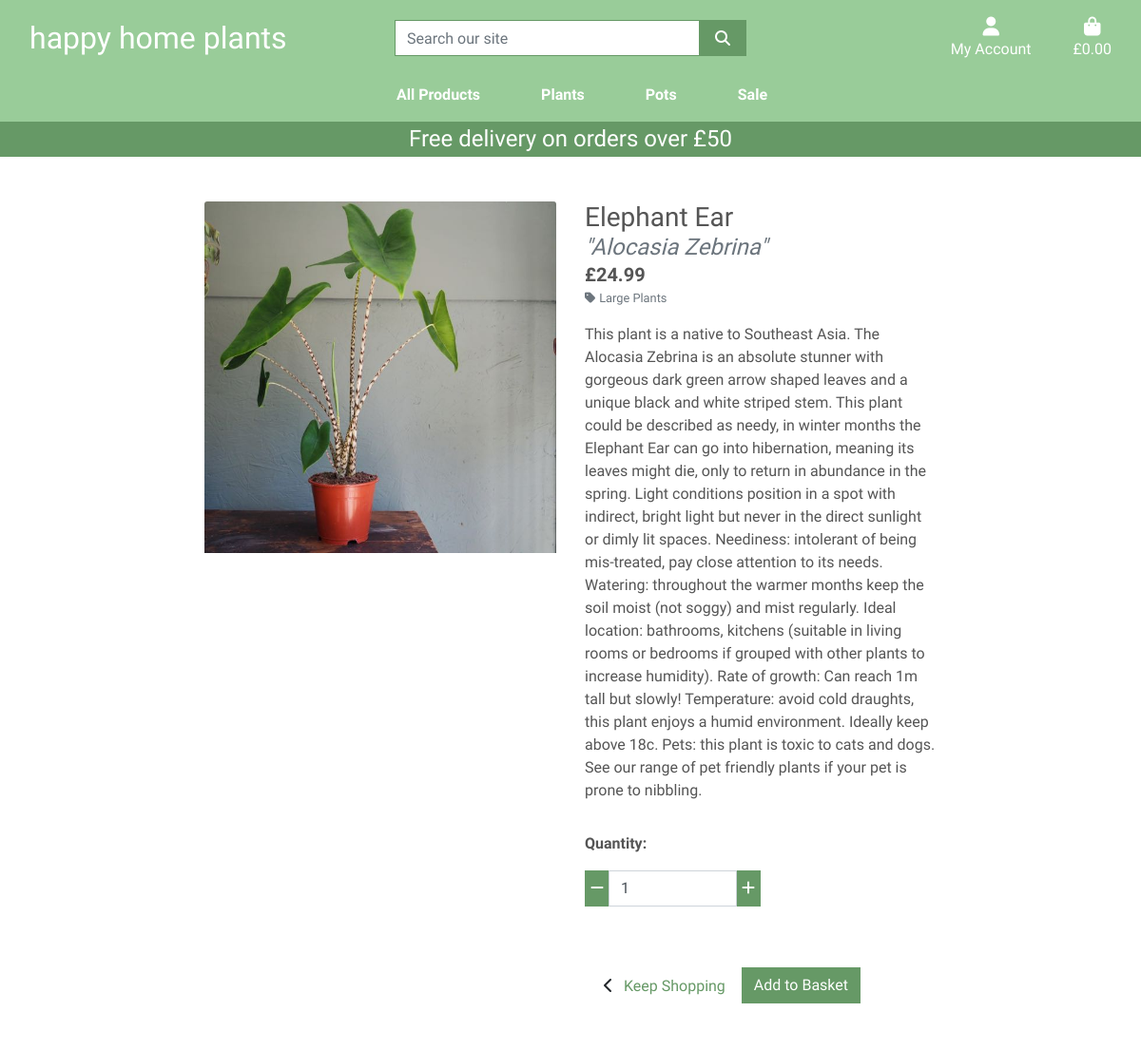
The page /products/1/ on the database its author committed.
### products/models.py (models this page shows, shortened)
class Product(models.Model):
    category = models.ForeignKey(
        'Category', null=True, blank=True, on_delete=models.SET_NULL)
    name = models.CharField(max_length=254)
    friendly_name = models.CharField(max_length=254, null=True, blank=True)
    alternate_name = models.CharField(max_length=254, blank=True)
    price = models.DecimalField(max_digits=6, decimal_places=2)
    description = models.TextField()
    image = models.ImageField(null=True, blank=True)
    image_url = models.URLField(max_length=1024, null=True, blank=True)
    height = models.CharField(max_length=4, null=True, blank=True)

class Category(models.Model):
    class Meta:
        verbose_name_plural = "Categories"
    name = models.CharField(max_length=254)
    friendly_name = models.CharField(max_length=254, null=True, blank=True)

### products/views.py (the view)
# urls.py: path('<int:product_id>/', views.product_detail, name='product_detail'),
def product_detail(request, product_id):
    product = get_object_or_404(Product, pk=product_id)
    context = {
        'product': product,
    }
    return render(request, 'products/product_detail.html', context)

### basket/contexts.py (called while the page is built, shortened)
def basket_contents(request):
    basket_items = []
    total = 0
    product_count = 0
    basket = request.session.get('basket', {})
    if total < settings.FREE_DELIVERY_THRESHOLD:
        delivery = total * Decimal(settings.STANDARD_DELIVERY_PERCENTAGE / 100)
        free_delivery_delta = settings.FREE_DELIVERY_THRESHOLD - total
    else:
        delivery = 0
        free_delivery_delta = 0
    grand_total = delivery + total
    context = {
        'basket_items': basket_items,
        'total': total,
        'product_count': product_count,
        'delivery': delivery,
        'free_delivery_delta': free_delivery_delta,
        'free_delivery_threshold': settings.FREE_DELIVERY_THRESHOLD,
        'grand_total': grand_total,
    }
    return context

### products/templates/products/product_detail.html (shortened to what this page needs)
{% extends "base.html" %}
{% load static %}
{% block page_header %}
    <div class="container header-container">
    </div>
{% endblock %}
{% block content %}
    <div class="overlay"></div>
    <div class="container-fluid">
       <div class="row">
           <div class="col-12 col-md-6 col-lg-4 offset-lg-2">
               <div class="image-container my-5">
                   {% if product.image %}
                        <a href="{{ product.image.url }}" target="_blank">
                            <img src="{{ product.image.url }}" alt="{{ product.name }}" class="card-img-top img-fluid">
                        </a>
                    {% else %}
                        <a href="">
                            <img src="{{ MEDIA_URL }}noimage.png" alt="{{ product.name }}" class="card-img-top img-fluid">
                        </a>
                    {% endif %}
               </div>
           </div>
           <div class="col-12 col-md-6 col-lg-4">
               <div class="product-details-container mb-5 mt-md-5 text-left">
                   <h3 class="mb-0">{{ product.friendly_name }}</h3>
                   {% if product.alternate_name %}
                   <h4 class="mb-0 text-muted"><i>"{{ product.alternate_name }}"</i></h4>
                   {% endif %}
                   <p class="lead mb-0 text-left font-weight-bold">£{{ product.price }}</p>
                    {% if product.category %}
                        <p class="small nt-1 mb-0">
                            <a href="{% url 'products' %}?category={{ product.category.name }}" class="text-muted">
                                <i class="fas fa-tag mr-1"></i>{{ product.category.friendly_name }}
                            </a>
                        </p>
                    {% endif %}
                   <p class="mt-3">{{ product.description }}</p>
                   <form class="form" action="{% url 'add_to_basket' product.id %}" method="POST">
                        <div class="form-row">
                            <div class="col-12">
                                <p class="mt-3 text-left"><strong>Quantity:</strong></p>
                                <div class="form-group w-50">
                                    <div class="input-group">
                                        <div class="input-group-prepend">
                                            <button class="decrement-qty b-darkgreen text-white rounded-0 border-0"
                                            data-item_id="{{ product.id }}" id="decrement-qty_{{ product.id }}">
                                                <i class="fas fa-minus"></i>
                                            </button>
                                        </div>
                                        <input class="form-control qty_input align-right" type="number"
                                        name="quantity" value="1" min="1" max="99"
                                        data-item_id="{{ product.id }}" id="id_qty_{{ product.id }}">
                                        <div class="input-group-append">
                                            <button class="increment-qty b-darkgreen text-white rounded-0 border-0"
                                            data-item_id="{{ product.id }}" id="increment-qty_{{ product.id }}">
                                                <i class="fas fa-plus"></i>
                                            </button>
                                        </div>
                                    </div>
                                </div>
                            </div>
                            <div class="col">
                                <a href="{% url 'products' %}" class="btn btn-outline-black rounded-0 mt-5">
                                    <span class="icon">
                                        <i class="fas fa-chevron-left"></i>
                                    </span>
                                    <span class="text-darkgreen text-left">Keep Shopping</span>
                                </a>
                                <input type="submit" class="btn btn-green rounded-0 text-darkgreen mt-5" value="Add to Basket">
                            </div>
                        </div>
                    </form>
               </div>
           </div>
       </div>
{% endblock %}

### static/css/base.css (style rules this page uses)
html { height: 100%; }
body { background: url('/media/background-image-happy-home-plants.jpeg') no-repeat center center fixed; background-size: cover; height: calc(100vh - 164px); color: #555; font-family: 'Didact Gothic', sans-serif; }
.b-darkgreen { background-color: #669966; }
.text-darkgreen { color: #669966; }
.overlay { height: 100%; width: 100%; top: 0; left: 0; position: fixed; background: white; z-index: -1; }
.icon { align-items: center; display: inline-flex; justify-content: center; height: 1.5rem; width: 1.5rem; }
.btn-green { background: #669966; color: white; }
.align-right { float: right; }
@media (min-width: 1200px) { .container { max-width: 80%; } }
@media (min-width: 992px) { .header-container { padding-top: 164px; } }

### rows shown on the page
Product: image (picture), friendly_name "Elephant Ear", alternate_name "Alocasia Zebrina", price "24.99", category.friendly_name "Large Plants", description "This plant is a native to Southeast Asia. The Alocasia Zebrina is an absolute stunner with gorgeous dark green arrow shaped leaves and a unique black and white striped stem. This plant could be described as needy, in winter months the Elephant Ear can go into hibernation, meaning its leaves might die, only to return in abundance in the spring. Light conditions position in a spot with indirect, bright light but never in the direct sunlight or dimly lit spaces. Neediness: intolerant of being mis-treated, pay close attention to its needs. Watering: throughout the warmer months keep the soil moist (not soggy) and mist regularly. Ideal location: bathrooms, kitchens (suitable in living rooms or…", quantity "1"

### other values the page prints
{{ free_delivery_threshold }} "50"
